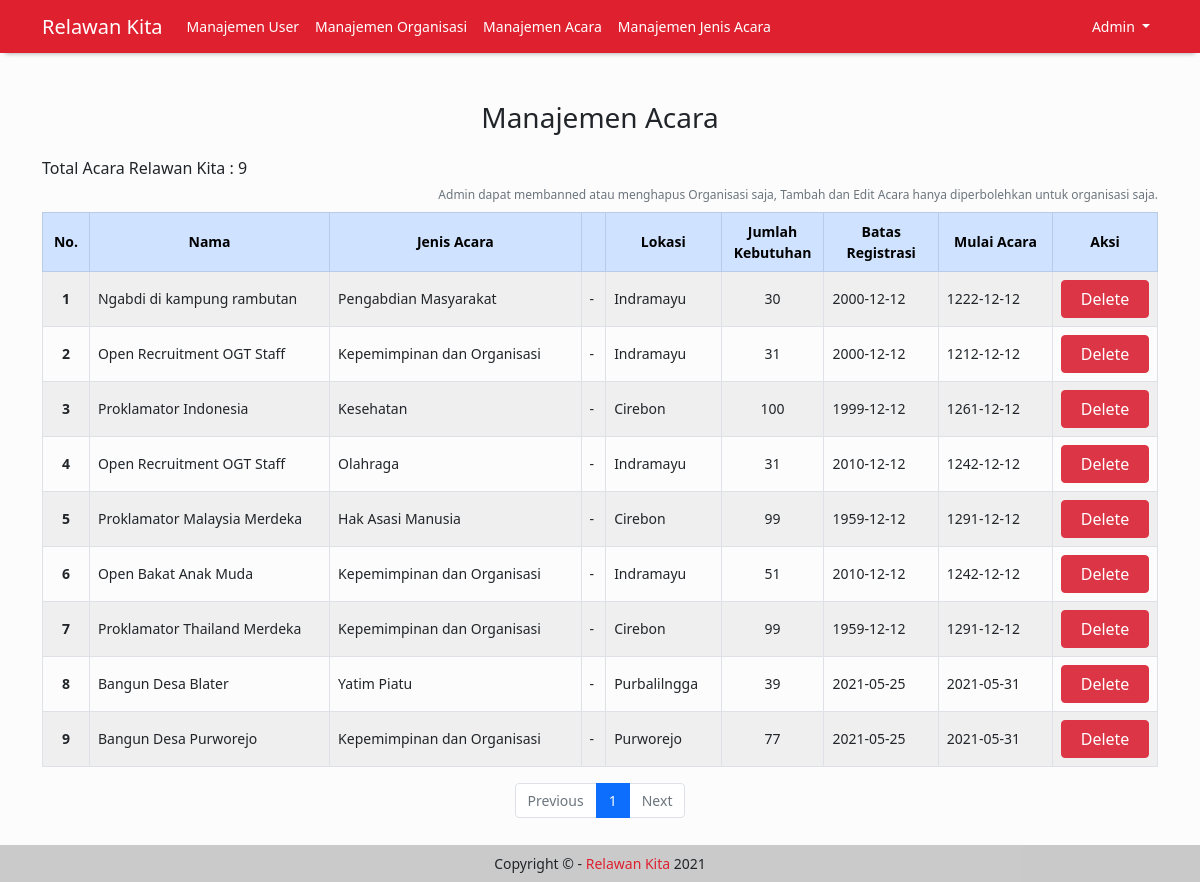
/Admin-Acara.php (signed in), run on an earlier commit of the app's database.
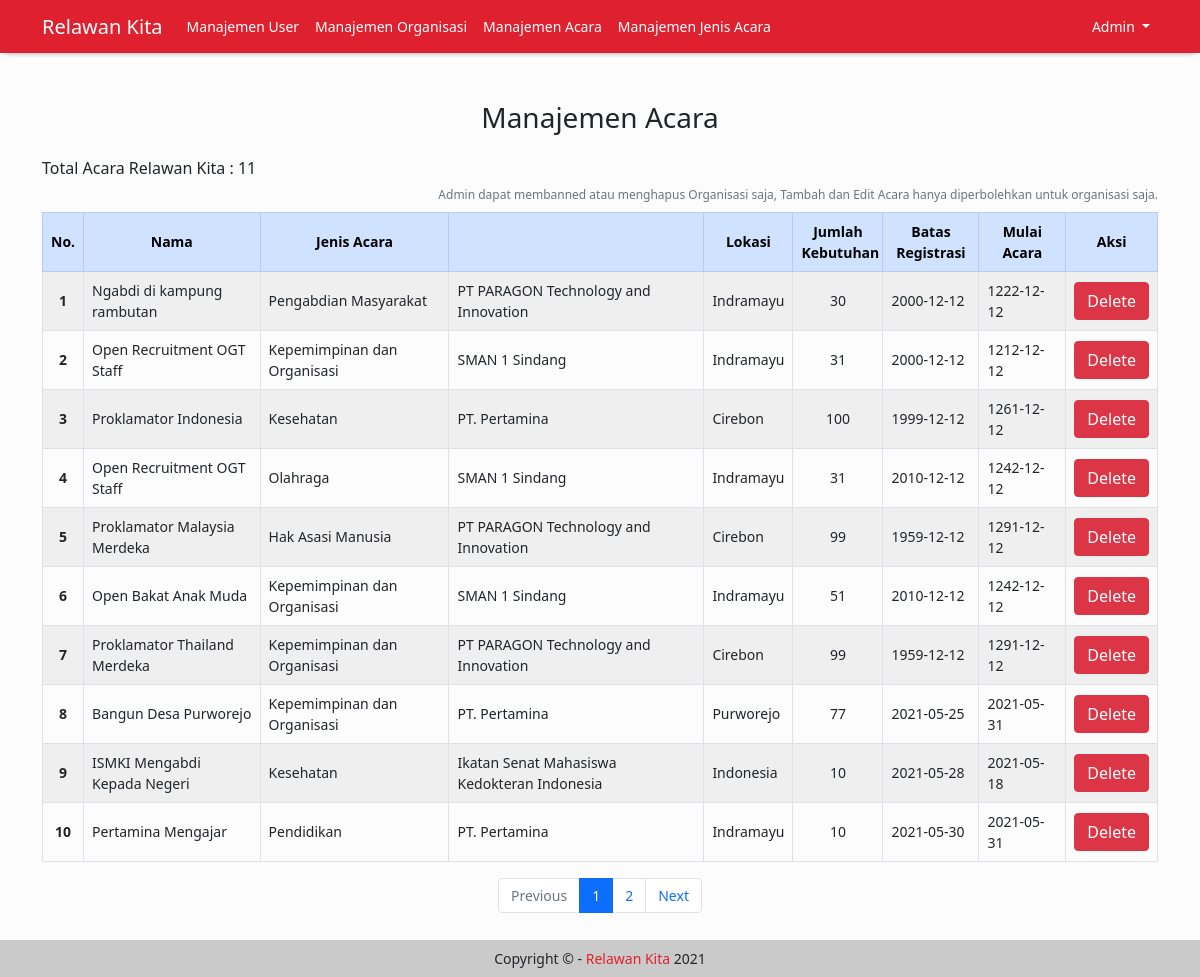
And on a later commit of the database.
### tables this page shows
CREATE TABLE `acara` (
  `id_acara` int(11) NOT NULL,
  `judul_acara` varchar(50) NOT NULL,
  `deskripsi_acara` text NOT NULL,
  `jumlah_kebutuhan` tinyint(3) UNSIGNED NOT NULL,
  `tanggal_batas_registrasi` date NOT NULL,
  `tanggal_acara` date NOT NULL,
  `lokasi` varchar(50) NOT NULL,
  `id_jenis_acara` int(11) NOT NULL,
  `id_organisasi` int(11) NOT NULL
);

CREATE TABLE `jenis_acara` (
  `id_jenis_acara` int(11) NOT NULL,
  `nama_jenis_acara` varchar(50) NOT NULL
);

CREATE TABLE `organisasi` (
  `id_organisasi` int(11) NOT NULL,
  `email` varchar(255) NOT NULL,
  `password` varchar(50) NOT NULL,
  `role` enum('organisasi') NOT NULL,
  `nama` varchar(50) NOT NULL,
  `deskripsi_organisasi` text DEFAULT NULL,
  `tahun_berdiri` year(4) DEFAULT NULL
);

### db/connect.php (called while the page is built, shortened)
<?php
$host = 'localhost';
$admin = 'root';
$password = '';
$db = 'relawan_kita';
$dsn = "mysql:host=$host;dbname=$db";
try {
    $pdo = new PDO($dsn, $admin, $password);
    $pdo->setAttribute(PDO::ATTR_ERRMODE, PDO::ERRMODE_EXCEPTION);
    $pdo->setAttribute(PDO::ATTR_DEFAULT_FETCH_MODE, PDO::FETCH_ASSOC);
} catch (PDOException $e) {
    throw new PDOException($e->getMessage());
}
require_once 'crud.php';
$crud = new crud($pdo);

### db/crud.php (called while the page is built, shortened)
<?php
class crud
{
    private $db;
    function __construct($conn)
    {
        $this->db = $conn;
    }
    public function getAcaraLimit($awalData, $menampilkanDataPerHalaman)
    {
        try {
            $sql = "SELECT * FROM acara LEFT JOIN organisasi USING(id_organisasi) LEFT JOIN jenis_acara USING(id_jenis_acara) LIMIT $awalData, $menampilkanDataPerHalaman";
            $result = $this->db->query($sql);
            return $result;
        } catch (PDOException $e) {
            echo $e->getMessage();
            return false;
        }
    }
}

### Admin-Acara.php (the view, shortened to what the changed rows need)
<?php
$title = "Manajemen Acara";
require_once './includes/header.php';
require_once './db/connect.php';
$_SESSION['role'] == 'admin'
? $query = $pdo->query('SELECT COUNT(id_acara) as id FROM acara')
: $query = $pdo->query("SELECT COUNT(id_acara) as id FROM acara WHERE id_organisasi = $id_organisasi");
$row = $query->fetch();
$total = $row['id'];
$menampilkanDataPerHalaman = 10;
$jumlahHalaman = ceil($total / $menampilkanDataPerHalaman);
$halamanAktif = isset($_GET['halaman']) ? $_GET['halaman'] : 1;
$awalData = ($menampilkanDataPerHalaman * $halamanAktif) - $menampilkanDataPerHalaman;
if ($_SESSION['role'] == 'admin') {
    $results = $crud->getAcaraLimit($awalData, $menampilkanDataPerHalaman);
} else {
    $results = $crud->getAcaraLimitByOrganisasi($awalData, $menampilkanDataPerHalaman, $id_organisasi);
}
?>
<h3 class="text-center mb-4"><?= $title; ?></h3>
<h6>Total Acara Relawan Kita : <?= $total; ?></h6>
<?php if($_SESSION['role'] == 'organisasi') : ?>
    <a class="btn btn-primary mb-2" href="InsertAcara.php" role="button">Tambah Acara</a>
<?php else : ?>
    <small class="text-muted text-end d-block mb-2">Admin dapat membanned atau menghapus Organisasi saja, Tambah dan Edit Acara hanya diperbolehkan untuk organisasi saja. </small>
<?php endif ?>
<?php if ($total > 0) : ?>
<div class="table-responsive">
    <table class="table table-striped table-bordered table-hover">
        <thead class="table-primary align-middle text-center">
            <tr>
                <th scope="col">No.</th>
                <th scope="col">Nama</th>
                <th scope="col">Jenis Acara</th>
                <th scope="col"></th>
                <th scope="col">Lokasi</th>
                <th scope="col" style="max-width: 90px;">Jumlah Kebutuhan</th>
                <th scope="col" style="max-width: 100px;">Batas Registrasi</th>
                <th scope="col">Mulai Acara</th>
                <th scope="col">Aksi</th>
            </tr>
        </thead>
        <tbody class="align-middle">
            <?php
                    $i = ($menampilkanDataPerHalaman * $halamanAktif) - ($menampilkanDataPerHalaman - 1);
                    while ($r = $results->fetch()) :
                    ?>
            <tr>
                <th scope="row" class="text-center"><?= $i; ?></th>
                <td style="max-width: 210px;"><?= is_null($r['judul_acara']) ? '-' : $r["judul_acara"]; ?></td>
                <td><?= is_null($r['nama_jenis_acara']) ? '-' : $r["nama_jenis_acara"]; ?></td>
                <td><?= is_null($r['nama']) ? '-' : $r["nama"]; ?></td>
                <td style="max-width: 600px;"><?= is_null($r['lokasi']) ? '-' : $r["lokasi"]; ?></td>
                <td class="text-center"><?= is_null($r['jumlah_kebutuhan']) ? '-' : $r["jumlah_kebutuhan"]; ?></td>
                <td><?= is_null($r['tanggal_batas_registrasi']) ? '-' : $r["tanggal_batas_registrasi"]; ?></td>
                <td><?= is_null($r['tanggal_acara']) ? '-' : $r["tanggal_acara"]; ?></td>
                    <?php if($_SESSION['role'] == 'admin') : ?>
                    <td>
                        <a onclick="return confirm('Are you sure you want to delete this Acara\'s record?');"
                        href="delete-acara.php?id=<?= $r['id_acara'] ?>" class="btn btn-danger"
                        style="width:100%">Delete</a>
                    <?php endif ?>
                </td>
            </tr>
            <?php $i++;
                    endwhile ?>
        </tbody>
    </table>
</div>
<nav aria-label="Page navigation example">
    <ul class="pagination justify-content-center">
        <li class="page-item <?php if ($halamanAktif == 1) echo 'disabled'; ?>">
            <a class="page-link" href="halaman=<?= $halamanAktif - 1 ?>" tabindex="-1"
                aria-disabled=<?= $halamanAktif == 1 ? "true" : "false"; ?>>Previous</a>
        </li>
        <?php
               $i = $halamanAktif < 4 ? 1 : $halamanAktif - 3;
               for ($i; $i <= $jumlahHalaman; $i++) :
               ?>
        <li class="page-item <?php if ($halamanAktif == $i) echo 'active'; ?>"
            <?php if ($halamanAktif == $i) echo 'aria-current="page"'; ?>>
            <a class="page-link" href="?halaman=<?= $i ?>"><?= $i; ?></a>
        </li>
        <?php endfor ?>
        <li class="page-item <?php if ($halamanAktif == $jumlahHalaman) echo 'disabled'; ?>">
            <a class="page-link" href="halaman=<?= $halamanAktif + 1 ?>">Next</a>
        </li>
    </ul>
</nav>
<?php else : ?>
<h3 style="text-align: center;">Belum ada Jadwal Acara!</h3>
<?php endif ?>
<?php
require './includes/footer.php'
?>

What changed in the data, as far as the page shows it:
removed acara: judul_acara "Bangun Desa Blater", id_jenis_acara.nama_jenis_acara "Yatim Piatu", lokasi "Purbalilngga", jumlah_kebutuhan "39", tanggal_batas_registrasi "2021-05-25", tanggal_acara "2021-05-31"
changed through a linked row, acara "Ngabdi di kampung rambutan": id_organisasi.nama (not shown) → "PT PARAGON Technology and Innovation"; no longer shows "-"
changed through a linked row, acara (number 2 of 10 on the later page): id_organisasi.nama (not shown) → "SMAN 1 Sindang"; no longer shows "-"
changed through a linked row, acara "Proklamator Indonesia": id_organisasi.nama (not shown) → "PT. Pertamina"; no longer shows "-"
changed through a linked row, acara "Olahraga": id_organisasi.nama (not shown) → "SMAN 1 Sindang"; no longer shows "-"
changed through a linked row, acara "Proklamator Malaysia Merdeka": id_organisasi.nama (not shown) → "PT PARAGON Technology and Innovation"; no longer shows "-"
changed through a linked row, acara "Open Bakat Anak Muda": id_organisasi.nama (not shown) → "SMAN 1 Sindang"; no longer shows "-"
changed through a linked row, acara "Proklamator Thailand Merdeka": id_organisasi.nama (not shown) → "PT PARAGON Technology and Innovation"; no longer shows "-"
changed through a linked row, acara "Bangun Desa Purworejo": id_organisasi.nama (not shown) → "PT. Pertamina"; no longer shows "-"
added acara: judul_acara "ISMKI Mengabdi Kepada Negeri", id_jenis_acara.nama_jenis_acara "Kesehatan", id_organisasi.nama "Ikatan Senat Mahasiswa Kedokteran Indonesia", lokasi "Indonesia", jumlah_kebutuhan "10", tanggal_batas_registrasi "2021-05-28", tanggal_acara "2021-05-18"
added acara: judul_acara "Pertamina Mengajar", id_jenis_acara.nama_jenis_acara "Pendidikan", id_organisasi.nama "PT. Pertamina", lokasi "Indramayu", jumlah_kebutuhan "10", tanggal_batas_registrasi "2021-05-30", tanggal_acara "2021-05-31"
Also different on the page:
$total: "9" → "11"
new list line: "2"
